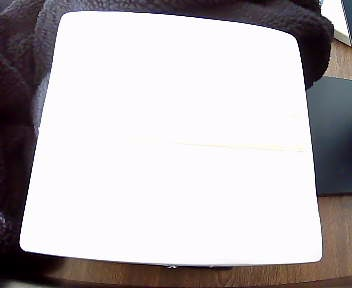
#> input picture assets/image.jpg, 352 x 288 px, found by its file name
$ python -i initialSetup.py   (imports and definitions only)
#> lines starting #> are read from the running program, lines starting #| are printed output that depends on the picture; after the words box and inside, x2 and y2 are one past the last pixel; in counts of white or black regions, pixels touching at a corner belong together
from collections import deque
from imutils.video import VideoStream
import numpy as np
import argparse
import cv2
import imutils
import time
import os

# [41 lines left out: function getTableDimensions, not called in this run]

def getTableDimensionsHSVBound():
	# Load image
	dimensions = {}
	whiteLower = (0,0,240)
	whiteUpper = (180,20,255)
	#whiteLower = (147,50,50)
	#whiteUpper = (153,255,255)
	img = cv2.imread('assets/image.jpg')
#> img is the input picture: shape (288, 352, 3); mean B, G, R 186.5, 183.8, 189.1
	#blurred = cv2.GaussianBlur(img, (11, 11), 0)
	hsv = cv2.cvtColor(img, cv2.COLOR_BGR2HSV)
#> hsv: shape (288, 352, 3); mean H, S, V 123.7, 34.9, 191.3

	# construct a mask for the color "orange", then perform
	# a series of dilations and erosions to remove any small
	# blobs left in the mask
	mask = cv2.inRange(hsv, whiteLower, whiteUpper)
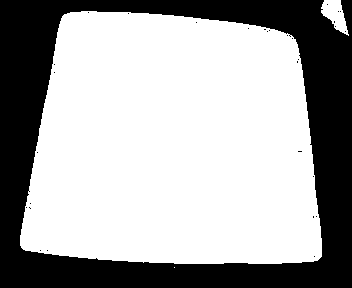
#> mask: shape (288, 352); 65.5% white; 31 black regions (30 under 20 px), largest, box (x1, y1, x2, y2) and area: (0, 0, 352, 288) 34919
	mask = cv2.erode(mask, None, iterations=2)
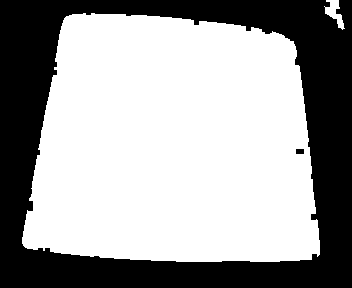
#> mask: shape (288, 352); 62.7% white; 2 black regions, box (x1, y1, x2, y2) and area: (0, 0, 352, 288) 37741, (296, 149, 304, 154) 40
	mask = cv2.dilate(mask, None, iterations=2)
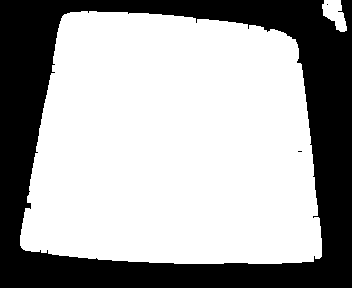
#> mask: shape (288, 352); 65.3% white; 3 black regions (2 under 20 px)
	cv2.imshow('Mask', mask)
	# Find contours in binary image
	contours, hierarchy = cv2.findContours(mask, cv2.RETR_EXTERNAL, cv2.CHAIN_APPROX_SIMPLE)
#> contours = 2 contours; box (x1, y1, x2, y2) and area: (20, 11, 322, 264) 65225, (322, 0, 347, 32) 446
	for contour in contours:
		#taxe max contour
		approx = cv2.approxPolyDP(contour, 0.01 * cv2.arcLength(max(contours), True), True)
		#approx = max(contours)
		# Calculate moments of contour
		M = cv2.moments(max(contours))
		# Check if polygon is convex
		if cv2.isContourConvex(approx):
			# Draw contour on original image
			cv2.drawContours(img, [approx], 0, (0, 255, 0), 2)
			# Calculate centroid of contour and draw circle, set perspective distortion factor (due to camera tilt)
			perspectiveDistFactor = 0.95
			cx = int(M['m10'] / M['m00'])
			cy = int(perspectiveDistFactor*M['m01'] / M['m00'])
			cv2.circle(img, (cx, cy), 5, (0, 0, 255), -1)
			dimensions['xCenter'] = cx
			dimensions['yCenter'] = cy
			dimensions['xLow'] = approx[2][0][0]
			dimensions['xHigh'] = approx[0][0][0]
			dimensions['yLow'] = approx[2][0][1]
			dimensions['yHigh'] = approx[0][0][1]
			cv2.circle(img, (dimensions['xLow'], dimensions['yLow']), 5, (0, 0, 255), -1)
			cv2.circle(img, (dimensions['xHigh'], dimensions['yHigh']), 5, (255, 0, 0), -1)
#> this loop made 1 pass
#> after the loop, dimensions = 0 items
	print(dimensions)
	# Save image with bounding box
	cv2.imwrite('assets/output.jpg', img)
	cv2.waitKey()
	cv2.destroyAllWindows()
	return dimensions

# [20 lines left out: function initializeCameraFeed, not called in this run]

#getTableDimensions()

#> (the run stopped early here; a loop or call above may not have finished)
